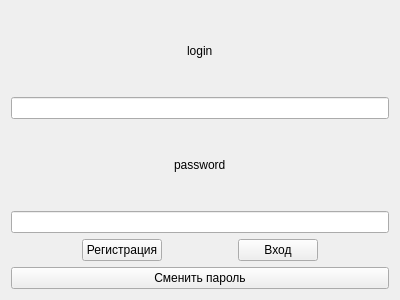
<?xml version="1.0" encoding="UTF-8"?>
<ui version="4.0">
 <class>Login</class>
 <widget class="QWidget" name="Login">
  <property name="geometry">
   <rect>
    <x>0</x>
    <y>0</y>
    <width>400</width>
    <height>300</height>
   </rect>
  </property>
  <property name="windowTitle">
   <string>Form</string>
  </property>
  <layout class="QVBoxLayout" name="verticalLayout">
   <item>
    <layout class="QHBoxLayout" name="horizontalLayout_3">
     <item>
      <spacer name="horizontalSpacer_3">
       <property name="orientation">
        <enum>Qt::Horizontal</enum>
       </property>
       <property name="sizeHint" stdset="0">
        <size>
         <width>40</width>
         <height>20</height>
        </size>
       </property>
      </spacer>
     </item>
     <item>
      <widget class="QLabel" name="label">
       <property name="text">
        <string>login</string>
       </property>
      </widget>
     </item>
     <item>
      <spacer name="horizontalSpacer_4">
       <property name="orientation">
        <enum>Qt::Horizontal</enum>
       </property>
       <property name="sizeHint" stdset="0">
        <size>
         <width>40</width>
         <height>20</height>
        </size>
       </property>
      </spacer>
     </item>
    </layout>
   </item>
   <item>
    <widget class="QLineEdit" name="lineEdit"/>
   </item>
   <item>
    <layout class="QHBoxLayout" name="horizontalLayout_2">
     <item>
      <spacer name="horizontalSpacer">
       <property name="orientation">
        <enum>Qt::Horizontal</enum>
       </property>
       <property name="sizeHint" stdset="0">
        <size>
         <width>40</width>
         <height>20</height>
        </size>
       </property>
      </spacer>
     </item>
     <item>
      <widget class="QLabel" name="label_2">
       <property name="text">
        <string>password</string>
       </property>
      </widget>
     </item>
     <item>
      <spacer name="horizontalSpacer_2">
       <property name="orientation">
        <enum>Qt::Horizontal</enum>
       </property>
       <property name="sizeHint" stdset="0">
        <size>
         <width>40</width>
         <height>20</height>
        </size>
       </property>
      </spacer>
     </item>
    </layout>
   </item>
   <item>
    <widget class="QLineEdit" name="lineEdit_2"/>
   </item>
   <item>
    <layout class="QHBoxLayout" name="horizontalLayout">
     <item>
      <spacer name="horizontalSpacer_5">
       <property name="orientation">
        <enum>Qt::Horizontal</enum>
       </property>
       <property name="sizeHint" stdset="0">
        <size>
         <width>40</width>
         <height>20</height>
        </size>
       </property>
      </spacer>
     </item>
     <item>
      <widget class="QPushButton" name="button_regestration">
       <property name="text">
        <string>Регистрация</string>
       </property>
      </widget>
     </item>
     <item>
      <spacer name="horizontalSpacer_7">
       <property name="orientation">
        <enum>Qt::Horizontal</enum>
       </property>
       <property name="sizeHint" stdset="0">
        <size>
         <width>40</width>
         <height>20</height>
        </size>
       </property>
      </spacer>
     </item>
     <item>
      <widget class="QPushButton" name="button_enter">
       <property name="text">
        <string>Вход</string>
       </property>
      </widget>
     </item>
     <item>
      <spacer name="horizontalSpacer_6">
       <property name="orientation">
        <enum>Qt::Horizontal</enum>
       </property>
       <property name="sizeHint" stdset="0">
        <size>
         <width>40</width>
         <height>20</height>
        </size>
       </property>
      </spacer>
     </item>
    </layout>
   </item>
   <item>
    <widget class="QPushButton" name="button_change_password">
     <property name="text">
      <string>Сменить пароль</string>
     </property>
    </widget>
   </item>
  </layout>
 </widget>
 <resources/>
 <connections/>
</ui>
